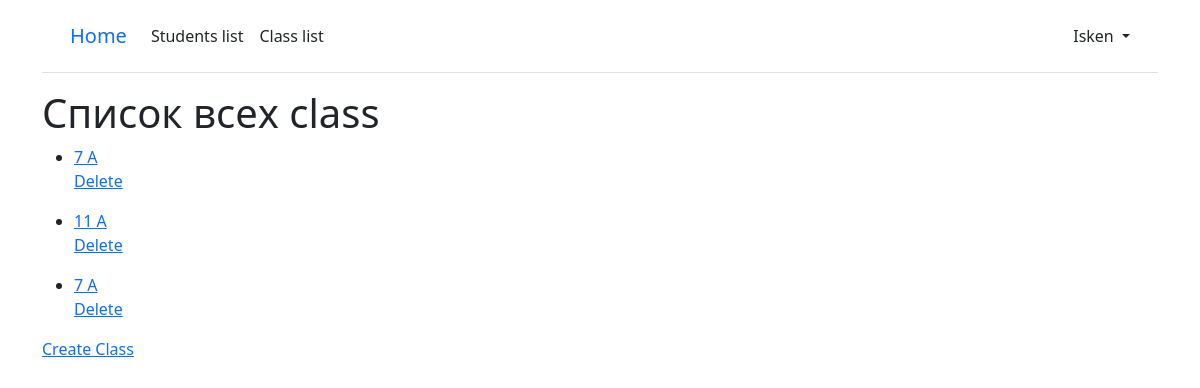
Before: /class/ (signed in) with the older database file.
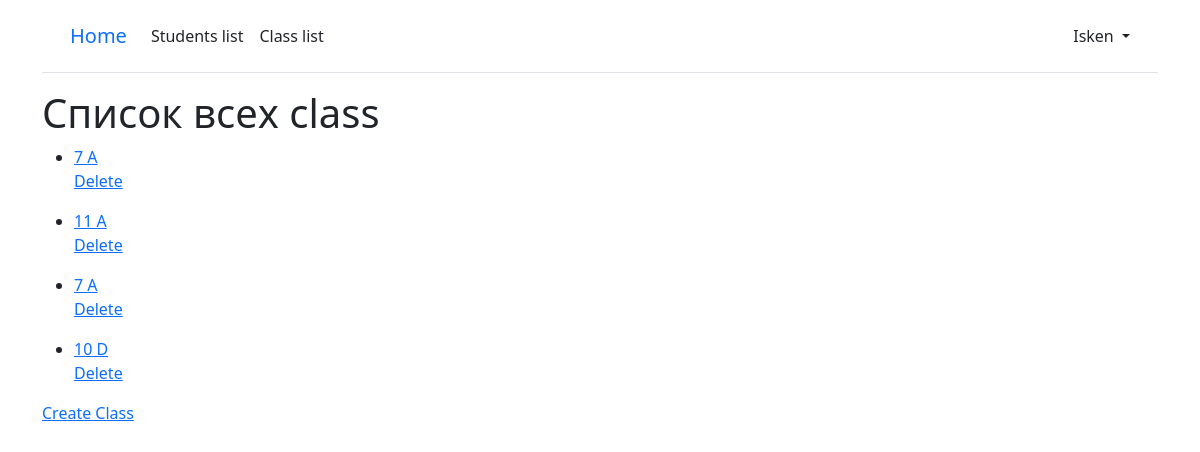
After: the same page with the newer database file.
### school/models.py (models this page shows, shortened)
class Class(models.Model):
    name = models.CharField(max_length=100, verbose_name="Название класса")
    teacher = models.ForeignKey(
        Teacher, on_delete=models.CASCADE, verbose_name="Учитель"
    )
    students = models.ManyToManyField(Student, blank=True, verbose_name="Ученики")
    class Meta:
        verbose_name_plural = "Классы"
        verbose_name = "Класс"

### school/views.py (the view)
# urls.py: path("class/", views.ClassListView.as_view(), name="class_list"),
class ClassListView(LoginRequiredMixin, generic.ListView):
    model = Class
    template_name = "school/class_list.html"
    context_object_name = "classes"

### school/templates/school/class_list.html (shortened to what this page needs)
{% extends '_base.html' %}
{% load crispy_forms_tags %}
{% block content %}
<div>
    <h1>Список всех class</h1>
    {% for class in classes %}
    <ul>
        <li><a href="{{ class.pk }}">{{ class.name }}</a></li>
        <a href="{% url 'class_delete' class.pk %}">Delete</a>
    </ul>
    {% empty %}
    No classes
    {% include '_pagination.html' %}
    {% endfor %}
    <a href="{% url 'class_create' %}">Create Class</a>
</div>
{% endblock content %}

Changed rows visible on the page:
added Class: name "10 D"
